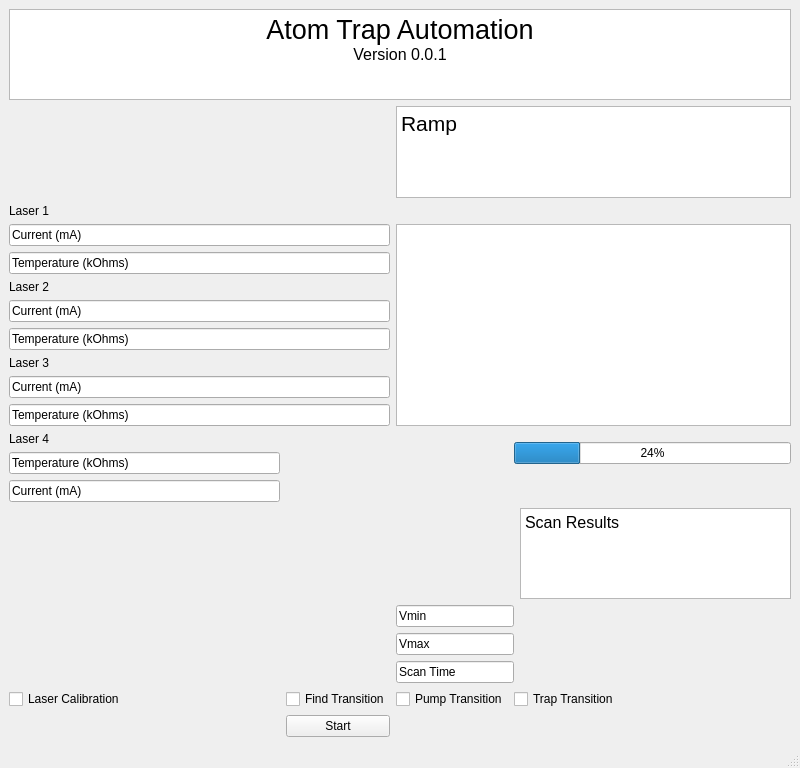
<?xml version="1.0" encoding="UTF-8"?>
<ui version="4.0">
 <class>MainWindow</class>
 <widget class="QMainWindow" name="MainWindow">
  <property name="geometry">
   <rect>
    <x>0</x>
    <y>0</y>
    <width>800</width>
    <height>768</height>
   </rect>
  </property>
  <property name="windowTitle">
   <string>MainWindow</string>
  </property>
  <widget class="QWidget" name="centralwidget">
   <layout class="QGridLayout" name="gridLayout">
    <item row="18" column="2">
     <widget class="QCheckBox" name="checkBox_3">
      <property name="text">
       <string>Pump Transition</string>
      </property>
     </widget>
    </item>
    <item row="9" column="0" colspan="2">
     <widget class="QLineEdit" name="lineEdit_5">
      <property name="text">
       <string>Current (mA)</string>
      </property>
     </widget>
    </item>
    <item row="0" column="0" colspan="5">
     <widget class="QTextBrowser" name="textBrowser">
      <property name="html">
       <string>&lt;!DOCTYPE HTML PUBLIC &quot;-//W3C//DTD HTML 4.0//EN&quot; &quot;http://www.w3.org/TR/REC-html40/strict.dtd&quot;&gt;
&lt;html&gt;&lt;head&gt;&lt;meta name=&quot;qrichtext&quot; content=&quot;1&quot; /&gt;&lt;style type=&quot;text/css&quot;&gt;
p, li { white-space: pre-wrap; }
&lt;/style&gt;&lt;/head&gt;&lt;body style=&quot; font-family:'MS Shell Dlg 2'; font-size:7.875pt; font-weight:400; font-style:normal;&quot;&gt;
&lt;p align=&quot;center&quot; style=&quot; margin-top:0px; margin-bottom:0px; margin-left:0px; margin-right:0px; -qt-block-indent:0; text-indent:0px;&quot;&gt;&lt;span style=&quot; font-family:'MS Shell Dlg 2'; font-size:20pt;&quot;&gt;Atom Trap Automation&lt;/span&gt;&lt;/p&gt;
&lt;p align=&quot;center&quot; style=&quot; margin-top:0px; margin-bottom:0px; margin-left:0px; margin-right:0px; -qt-block-indent:0; text-indent:0px;&quot;&gt;&lt;span style=&quot; font-family:'MS Shell Dlg 2'; font-size:12pt;&quot;&gt;Version 0.0.1&lt;/span&gt;&lt;/p&gt;&lt;/body&gt;&lt;/html&gt;</string>
      </property>
     </widget>
    </item>
    <item row="5" column="0">
     <widget class="QLabel" name="label_2">
      <property name="text">
       <string>Laser 2</string>
      </property>
     </widget>
    </item>
    <item row="16" column="2" colspan="2">
     <widget class="QLineEdit" name="lineEdit_10">
      <property name="text">
       <string>Vmax</string>
      </property>
     </widget>
    </item>
    <item row="7" column="0" colspan="2">
     <widget class="QLineEdit" name="lineEdit_4">
      <property name="text">
       <string>Temperature (kOhms)</string>
      </property>
     </widget>
    </item>
    <item row="17" column="2" colspan="2">
     <widget class="QLineEdit" name="lineEdit_11">
      <property name="text">
       <string>Scan Time</string>
      </property>
     </widget>
    </item>
    <item row="1" column="2" colspan="3">
     <widget class="QTextBrowser" name="textBrowser_6">
      <property name="html">
       <string>&lt;!DOCTYPE HTML PUBLIC &quot;-//W3C//DTD HTML 4.0//EN&quot; &quot;http://www.w3.org/TR/REC-html40/strict.dtd&quot;&gt;
&lt;html&gt;&lt;head&gt;&lt;meta name=&quot;qrichtext&quot; content=&quot;1&quot; /&gt;&lt;style type=&quot;text/css&quot;&gt;
p, li { white-space: pre-wrap; }
&lt;/style&gt;&lt;/head&gt;&lt;body style=&quot; font-family:'MS Shell Dlg 2'; font-size:7.875pt; font-weight:400; font-style:normal;&quot;&gt;
&lt;p style=&quot; margin-top:0px; margin-bottom:0px; margin-left:0px; margin-right:0px; -qt-block-indent:0; text-indent:0px;&quot;&gt;&lt;span style=&quot; font-family:'MS Shell Dlg 2'; font-size:16pt;&quot;&gt;Ramp&lt;/span&gt;&lt;/p&gt;&lt;/body&gt;&lt;/html&gt;</string>
      </property>
     </widget>
    </item>
    <item row="18" column="3" colspan="2">
     <widget class="QCheckBox" name="checkBox_4">
      <property name="text">
       <string>Trap Transition</string>
      </property>
     </widget>
    </item>
    <item row="18" column="1">
     <widget class="QCheckBox" name="checkBox_2">
      <property name="text">
       <string>Find Transition</string>
      </property>
     </widget>
    </item>
    <item row="11" column="3" rowspan="2" colspan="2">
     <widget class="QProgressBar" name="progressBar">
      <property name="value">
       <number>24</number>
      </property>
     </widget>
    </item>
    <item row="18" column="0">
     <widget class="QCheckBox" name="checkBox">
      <property name="text">
       <string>Laser Calibration</string>
      </property>
     </widget>
    </item>
    <item row="15" column="2" colspan="2">
     <widget class="QLineEdit" name="lineEdit_9">
      <property name="text">
       <string>Vmin</string>
      </property>
     </widget>
    </item>
    <item row="14" column="4">
     <widget class="QTextBrowser" name="textBrowser_7">
      <property name="html">
       <string>&lt;!DOCTYPE HTML PUBLIC &quot;-//W3C//DTD HTML 4.0//EN&quot; &quot;http://www.w3.org/TR/REC-html40/strict.dtd&quot;&gt;
&lt;html&gt;&lt;head&gt;&lt;meta name=&quot;qrichtext&quot; content=&quot;1&quot; /&gt;&lt;style type=&quot;text/css&quot;&gt;
p, li { white-space: pre-wrap; }
&lt;/style&gt;&lt;/head&gt;&lt;body style=&quot; font-family:'MS Shell Dlg 2'; font-size:7.875pt; font-weight:400; font-style:normal;&quot;&gt;
&lt;p style=&quot; margin-top:0px; margin-bottom:0px; margin-left:0px; margin-right:0px; -qt-block-indent:0; text-indent:0px;&quot;&gt;&lt;span style=&quot; font-family:'MS Shell Dlg 2'; font-size:12pt;&quot;&gt;Scan Results&lt;/span&gt;&lt;/p&gt;&lt;/body&gt;&lt;/html&gt;</string>
      </property>
     </widget>
    </item>
    <item row="3" column="2" rowspan="8" colspan="3">
     <widget class="QGraphicsView" name="graphicsView"/>
    </item>
    <item row="19" column="1">
     <widget class="QPushButton" name="pushButton">
      <property name="text">
       <string>Start</string>
      </property>
     </widget>
    </item>
    <item row="3" column="0" colspan="2">
     <widget class="QLineEdit" name="lineEdit">
      <property name="text">
       <string>Current (mA)</string>
      </property>
     </widget>
    </item>
    <item row="6" column="0" colspan="2">
     <widget class="QLineEdit" name="lineEdit_3">
      <property name="text">
       <string>Current (mA)</string>
      </property>
     </widget>
    </item>
    <item row="4" column="0" colspan="2">
     <widget class="QLineEdit" name="lineEdit_2">
      <property name="text">
       <string>Temperature (kOhms)</string>
      </property>
     </widget>
    </item>
    <item row="11" column="0">
     <widget class="QLabel" name="label_4">
      <property name="text">
       <string>Laser 4</string>
      </property>
     </widget>
    </item>
    <item row="10" column="0" colspan="2">
     <widget class="QLineEdit" name="lineEdit_6">
      <property name="text">
       <string>Temperature (kOhms)</string>
      </property>
     </widget>
    </item>
    <item row="8" column="0">
     <widget class="QLabel" name="label_3">
      <property name="text">
       <string>Laser 3</string>
      </property>
     </widget>
    </item>
    <item row="2" column="0">
     <widget class="QLabel" name="label">
      <property name="text">
       <string>Laser 1</string>
      </property>
     </widget>
    </item>
    <item row="13" column="0">
     <widget class="QLineEdit" name="lineEdit_7">
      <property name="text">
       <string>Current (mA)</string>
      </property>
     </widget>
    </item>
    <item row="12" column="0">
     <widget class="QLineEdit" name="lineEdit_8">
      <property name="text">
       <string>Temperature (kOhms)</string>
      </property>
     </widget>
    </item>
   </layout>
  </widget>
  <widget class="QMenuBar" name="menubar">
   <property name="geometry">
    <rect>
     <x>0</x>
     <y>0</y>
     <width>800</width>
     <height>22</height>
    </rect>
   </property>
  </widget>
  <widget class="QStatusBar" name="statusbar"/>
 </widget>
 <resources/>
 <connections/>
</ui>
